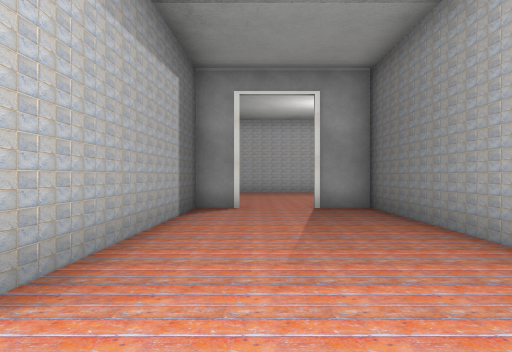
View 1 (above)

22 first-person views from a walk through a Unity game level. The camera is 1.5 m above the floor, looks level and sees 70° across. The floor is counted in squares, 2 m on a side. Each view is taken from the middle of a square. On the plan, view 1 faces up. The plan holds only what a view shows up to about 11 squares ahead; the rest is blank. The place goes on beyond the plan. The player is left out. Some surface patterns are stand-ins.

View 2
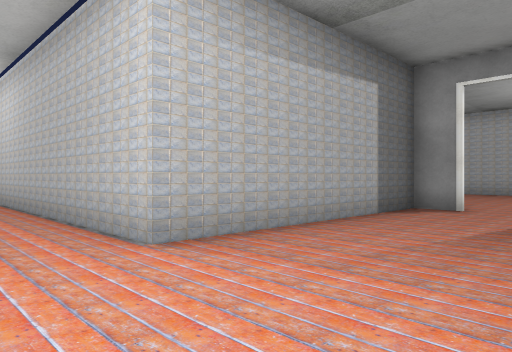

View 3
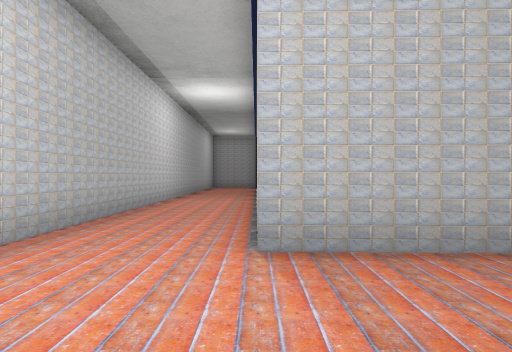

View 4
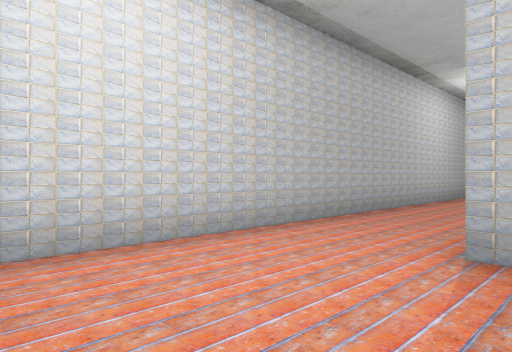

View 5
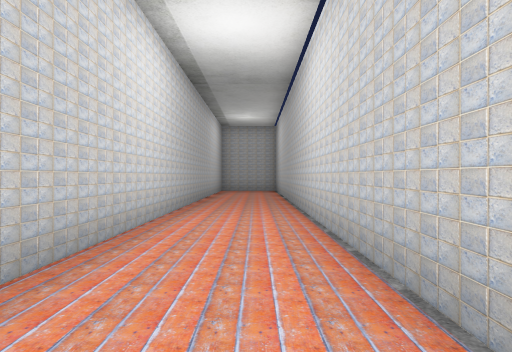

View 6
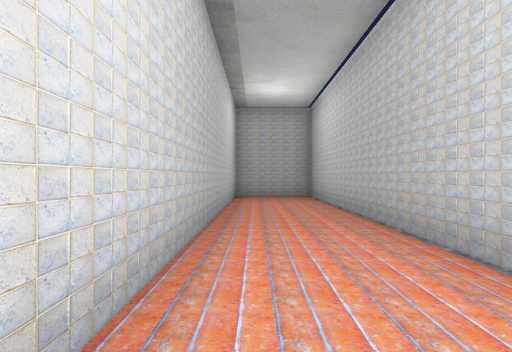

View 7
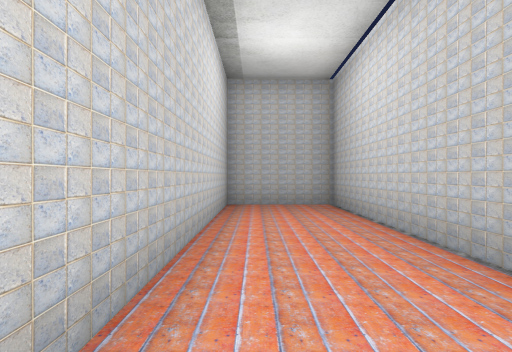

View 8
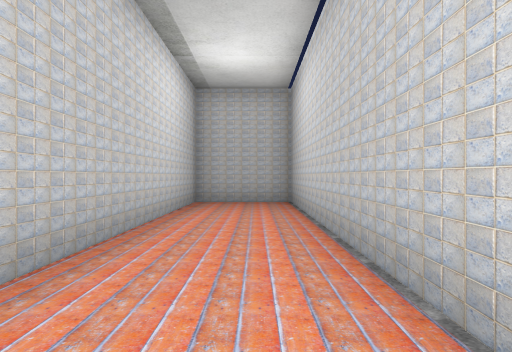

View 9
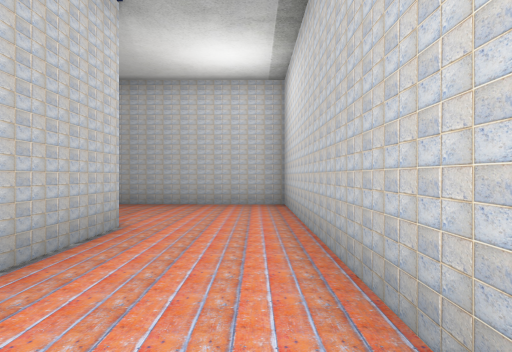

View 10
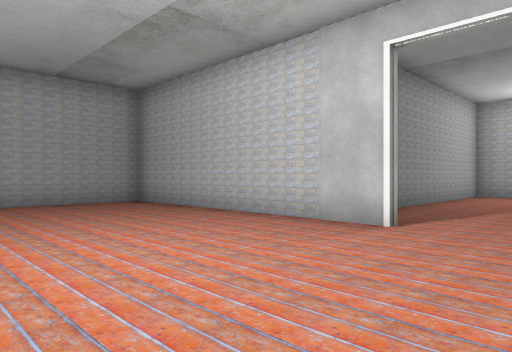

View 11
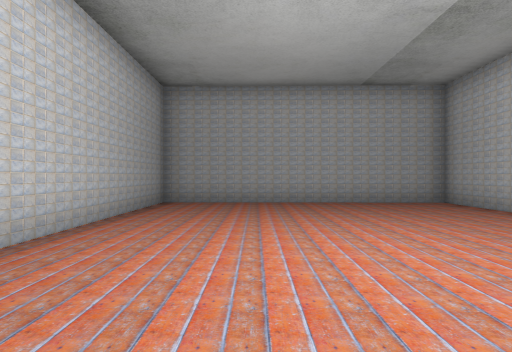

View 12
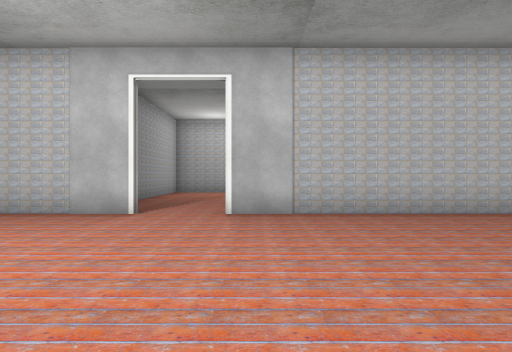

View 13
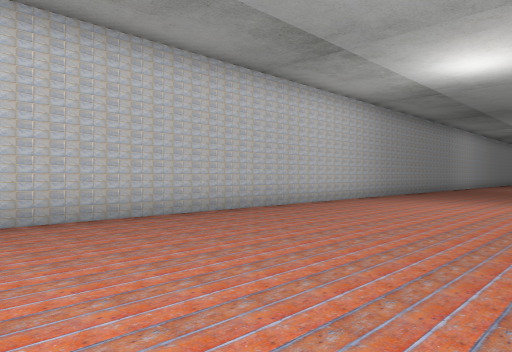

View 14
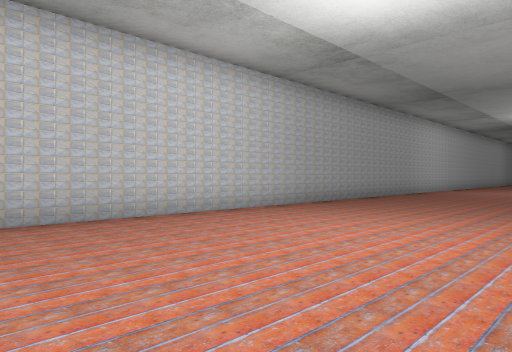

View 15
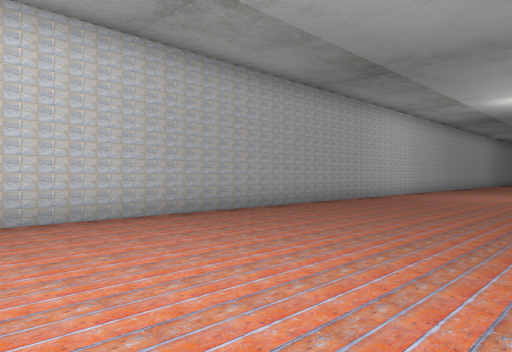

View 16
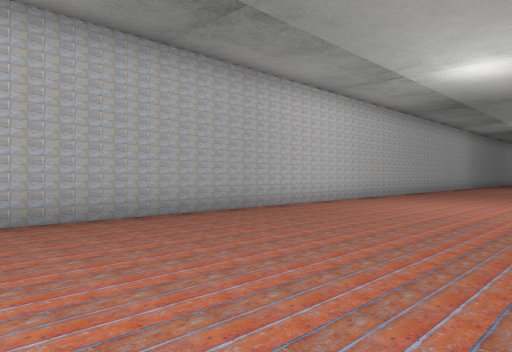

View 17
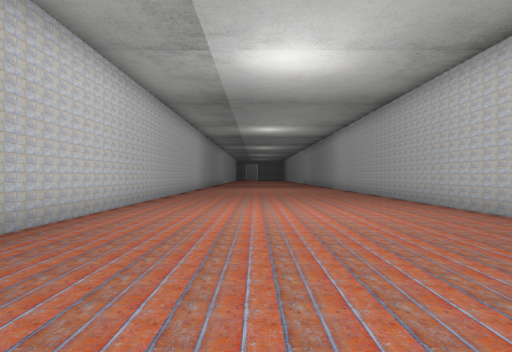

View 18
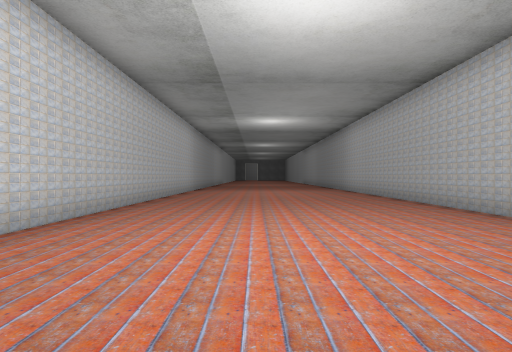

View 19
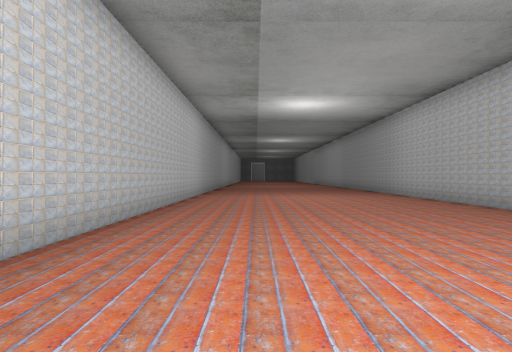

View 20
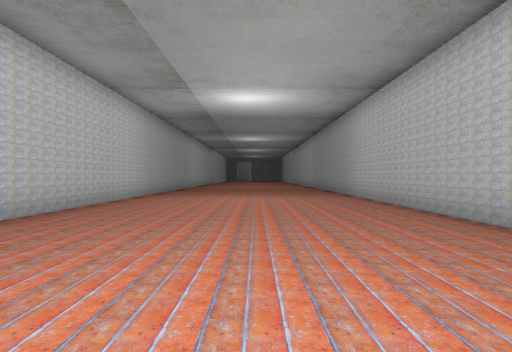

View 21
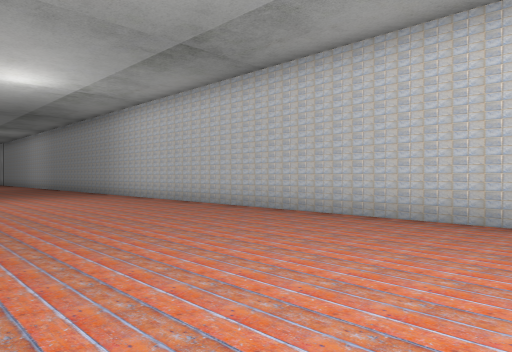

View 22
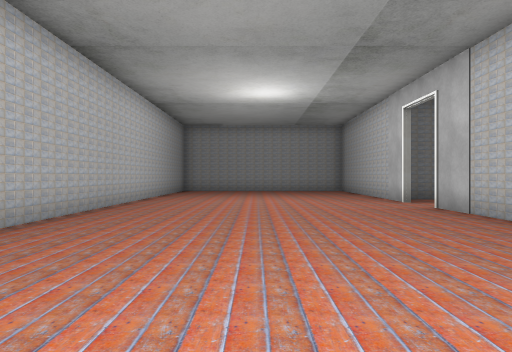

### Floor plan
Points are (right, up) in squares from view 1. A wall is a line through its corners. A room is listed if a view was taken in it or the views show most of it. See-through windows are left out.
Room 1 (views 1, 2, 3, 4, 5, 6, 7, 8, 9)
walls: (-0.4, 8.6) (-1.4, 8.6) (-1.6, 2) (-21.6, 2) (-21.6, -0.8) (2.7, -0.8) (2.7, 8.6) (1.4, 8.6)
ways out: opening at (0.5, 8.5) to room 2
Room 2 (views 10, 11, 12, 13, 14, 15, 16, 17, 18, 19, 20, 21, 22)
walls: (-23.6, 16.6) (-36, 16.6); (1.4, 8.7) (9.2, 8.7) (9.4, 16.6) (-3.9, 16.6); (-36, 8.7) (-0.4, 8.7)
ways out: opening at (0.5, 8.5) to room 1

Positions as (right, up) in squares from view 1, and headings:
1: (0, 0), facing up
2: (2, 0), facing up-left
3: (2, 2), facing left
4: (2, 3), facing down-left
5: (-3, 1), facing left
6: (-8, 0), facing left
7: (-12, 0), facing left
8: (-11, 1), facing left
9: (-7, 0), facing right
10: (-1, 14), facing down-right
11: (-1, 14), facing right
12: (-1, 16), facing down
13: (-1, 15), facing down-left
14: (-6, 15), facing down-left
15: (-10, 15), facing down-left
16: (-15, 15), facing down-left
17: (-17, 12), facing left
18: (-20, 12), facing left
19: (-24, 11), facing left
20: (-25, 13), facing left
21: (-36, 15), facing down-right
22: (-9, 13), facing right
